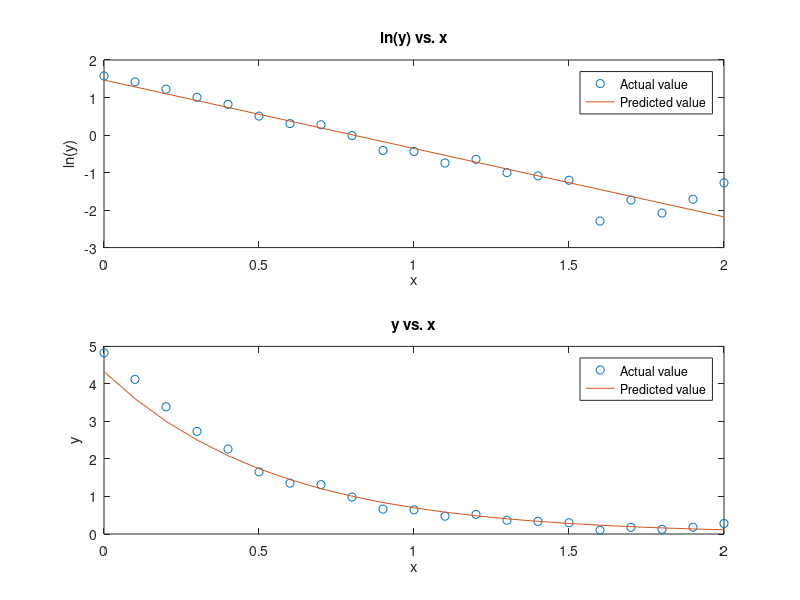

MATLAB code to generate this figure:
load data2.txt
x = data2(:, 1);		% 已知資料點的 x 座標
y = data2(:, 2);		% 已知資料點的 y 座標
A = [ones(size(x)) x];
theta = A\log(y);
subplot(2,1,1)
plot(x, log(y), 'o', x, A*theta); xlabel('x'); ylabel('ln(y)');
title('ln(y) vs. x');
legend('Actual value', 'Predicted value');
a = exp(theta(1))			% 辨識得到之參數
b = theta(2)				% 辨識得到之參數
y2 = a*exp(b*x);
subplot(2,1,2);
plot(x, y, 'o', x, y2); xlabel('x'); ylabel('y');
legend('Actual value', 'Predicted value');
title('y vs. x');
fprintf('誤差平方和 = %d\n', sum((y-y2).^2));
